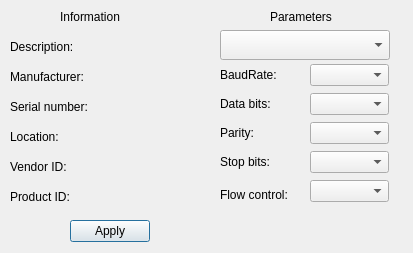
<?xml version="1.0" encoding="UTF-8"?>
<ui version="4.0">
 <class>Dialog</class>
 <widget class="QDialog" name="Dialog">
  <property name="geometry">
   <rect>
    <x>0</x>
    <y>0</y>
    <width>413</width>
    <height>253</height>
   </rect>
  </property>
  <property name="windowTitle">
   <string>Dialog</string>
  </property>
  <widget class="QComboBox" name="flowControlBox">
   <property name="geometry">
    <rect>
     <x>310</x>
     <y>180</y>
     <width>79</width>
     <height>22</height>
    </rect>
   </property>
  </widget>
  <widget class="QComboBox" name="parityBox">
   <property name="geometry">
    <rect>
     <x>310</x>
     <y>122</y>
     <width>79</width>
     <height>22</height>
    </rect>
   </property>
  </widget>
  <widget class="QComboBox" name="stopBitsBox">
   <property name="geometry">
    <rect>
     <x>310</x>
     <y>151</y>
     <width>79</width>
     <height>22</height>
    </rect>
   </property>
  </widget>
  <widget class="QComboBox" name="dataBitsBox">
   <property name="geometry">
    <rect>
     <x>310</x>
     <y>93</y>
     <width>79</width>
     <height>22</height>
    </rect>
   </property>
  </widget>
  <widget class="QComboBox" name="baudRateBox">
   <property name="geometry">
    <rect>
     <x>310</x>
     <y>64</y>
     <width>79</width>
     <height>22</height>
    </rect>
   </property>
  </widget>
  <widget class="QLabel" name="dataBitsLabel">
   <property name="geometry">
    <rect>
     <x>220</x>
     <y>93</y>
     <width>80</width>
     <height>22</height>
    </rect>
   </property>
   <property name="text">
    <string>Data bits:</string>
   </property>
  </widget>
  <widget class="QLabel" name="baudRateLabel">
   <property name="geometry">
    <rect>
     <x>220</x>
     <y>64</y>
     <width>80</width>
     <height>22</height>
    </rect>
   </property>
   <property name="text">
    <string>BaudRate:</string>
   </property>
  </widget>
  <widget class="QLabel" name="parityLabel">
   <property name="geometry">
    <rect>
     <x>220</x>
     <y>122</y>
     <width>80</width>
     <height>22</height>
    </rect>
   </property>
   <property name="text">
    <string>Parity:</string>
   </property>
  </widget>
  <widget class="QLabel" name="stopBitsLabel">
   <property name="geometry">
    <rect>
     <x>220</x>
     <y>151</y>
     <width>80</width>
     <height>22</height>
    </rect>
   </property>
   <property name="text">
    <string>Stop bits:</string>
   </property>
  </widget>
  <widget class="QLabel" name="flowControlLabel">
   <property name="geometry">
    <rect>
     <x>220</x>
     <y>180</y>
     <width>80</width>
     <height>30</height>
    </rect>
   </property>
   <property name="text">
    <string>Flow control:</string>
   </property>
  </widget>
  <widget class="QPushButton" name="applyButton">
   <property name="geometry">
    <rect>
     <x>70</x>
     <y>220</y>
     <width>80</width>
     <height>22</height>
    </rect>
   </property>
   <property name="text">
    <string>Apply</string>
   </property>
  </widget>
  <widget class="QLabel" name="label">
   <property name="geometry">
    <rect>
     <x>270</x>
     <y>10</y>
     <width>70</width>
     <height>14</height>
    </rect>
   </property>
   <property name="text">
    <string>Parameters</string>
   </property>
  </widget>
  <widget class="QLabel" name="pidLabel">
   <property name="geometry">
    <rect>
     <x>10</x>
     <y>190</y>
     <width>158</width>
     <height>14</height>
    </rect>
   </property>
   <property name="text">
    <string>Product ID:</string>
   </property>
  </widget>
  <widget class="QLabel" name="descriptionLabel">
   <property name="geometry">
    <rect>
     <x>10</x>
     <y>40</y>
     <width>158</width>
     <height>14</height>
    </rect>
   </property>
   <property name="text">
    <string>Description:</string>
   </property>
  </widget>
  <widget class="QLabel" name="vidLabel">
   <property name="geometry">
    <rect>
     <x>10</x>
     <y>160</y>
     <width>158</width>
     <height>14</height>
    </rect>
   </property>
   <property name="text">
    <string>Vendor ID:</string>
   </property>
  </widget>
  <widget class="QLabel" name="manufacturerLabel">
   <property name="geometry">
    <rect>
     <x>10</x>
     <y>70</y>
     <width>158</width>
     <height>14</height>
    </rect>
   </property>
   <property name="text">
    <string>Manufacturer:</string>
   </property>
  </widget>
  <widget class="QLabel" name="serialNumberLabel">
   <property name="geometry">
    <rect>
     <x>10</x>
     <y>100</y>
     <width>158</width>
     <height>14</height>
    </rect>
   </property>
   <property name="text">
    <string>Serial number:</string>
   </property>
  </widget>
  <widget class="QLabel" name="label_2">
   <property name="geometry">
    <rect>
     <x>60</x>
     <y>10</y>
     <width>80</width>
     <height>14</height>
    </rect>
   </property>
   <property name="text">
    <string>Information</string>
   </property>
  </widget>
  <widget class="QLabel" name="locationLabel">
   <property name="geometry">
    <rect>
     <x>10</x>
     <y>130</y>
     <width>158</width>
     <height>14</height>
    </rect>
   </property>
   <property name="text">
    <string>Location:</string>
   </property>
  </widget>
  <widget class="QComboBox" name="ComboBox_SerialPort">
   <property name="geometry">
    <rect>
     <x>220</x>
     <y>30</y>
     <width>170</width>
     <height>30</height>
    </rect>
   </property>
  </widget>
 </widget>
 <resources/>
 <connections/>
</ui>
